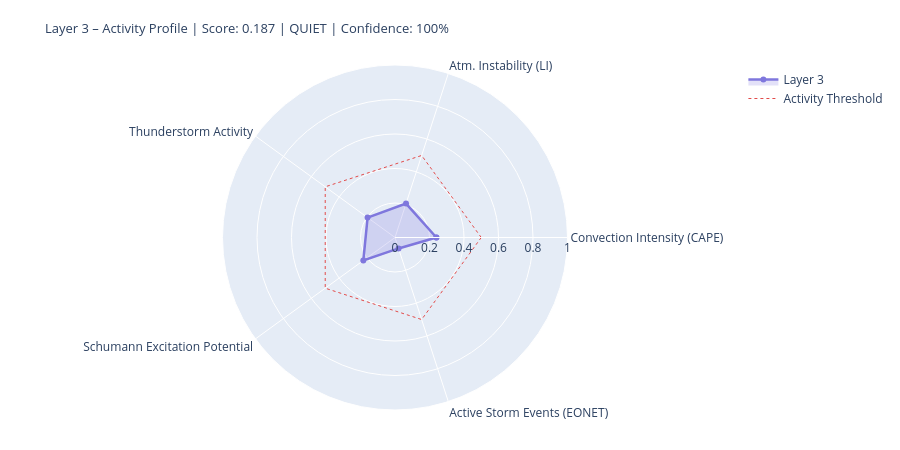

The cell this chart's notebook holds for it:
### Markdown cell above
---
## 4. State Assessment & Handoff to Layer 4/5

### Code cell
# ============================================================
# LAYER-3-SCORE
# Five dynamic components
# ============================================================

def norm(v, lo, hi):
    if v is None or (isinstance(v, float) and math.isnan(v)): return None
    return round(max(0.0, min(1.0, (v - lo) / (hi - lo))), 4)

# --- 1) Convection intensity (global CAPE mean) ---
cape_mean = df_atm['cape'].dropna().mean() if not df_atm.empty else None
conv_score = norm(cape_mean, 0, 3000)
conv_src   = 'primary' if cape_mean is not None else 'missing'

# --- 2) Atmospheric instability (LI mean) ---
li_mean   = df_atm['li'].dropna().mean() if not df_atm.empty else None
# Negative LI = unstable → higher score
instab_score = norm(-li_mean if li_mean is not None else None, -6, 6)
instab_src   = 'primary' if li_mean is not None else 'missing'

# --- 3) Thunderstorm activity (mean thunder score + WMO count) ---
thunder_mean = df_atm['thunder_score'].mean() if not df_atm.empty else None
n_thunder    = int(df_atm['thunderstorm'].sum()) if not df_atm.empty else 0
thunder_score_val = norm(
    (thunder_mean or 0) * 0.7 + n_thunder * 0.1, 0, 1.0
) if thunder_mean is not None else None
thunder_src = 'primary'

# --- 4) Schumann excitation potential (weighted Schumann contribution) ---
schumann_pot = df_atm['schumann_contribution'].mean() if not df_atm.empty else None
# Boosted by Layer-2 thunderstorm trigger
if schumann_pot is not None and l2_thunder:
    schumann_pot = min(1.0, schumann_pot * 1.2)
schumann_score = norm(schumann_pot, 0, 1.0) if schumann_pot is not None else None
schumann_src   = 'derived'

# --- 5) Storm activity (NASA EONET) ---
# Distinction: None = data not loaded, 0.0 = loaded but no events
storm_score = None
storm_src   = 'missing'
if raw.get('storms') is not None:          # API reached successfully
    storm_score = norm(len(storm_events), 0, 30) if storm_events else 0.0
    storm_src   = 'primary'

# X-Ray and Kp: context only, not in dynamic score
# (X-Ray = Layer-0/4 driver; Kp = geomagnetic index, not a lightning proxy)
xray_context = None
if raw.get('xray'):
    df_xc = pd.DataFrame(raw['xray'])
    fc = next((c for c in df_xc.columns
               if any(k in c.lower() for k in ['flux','long']) and 'time' not in c.lower()),
              df_xc.columns[1])
    df_xc[fc] = pd.to_numeric(df_xc[fc], errors='coerce')
    xray_last = df_xc[fc].dropna().iloc[-1] if not df_xc[fc].dropna().empty else None
    if xray_last:
        xray_class = ('X' if xray_last>=1e-4 else 'M' if xray_last>=1e-5
                      else 'C' if xray_last>=1e-6 else 'B')
        xray_context = {'flux': float(xray_last), 'class': xray_class}
        print(f'X-Ray context: {xray_class}-class ({xray_last:.2e} W/m²)')

# --- Aggregate ---
COMPONENTS = {
    'Convection Intensity (CAPE)':  {'score': conv_score,       'source': conv_src,    'dynamic': True},
    'Atm. Instability (LI)':         {'score': instab_score,     'source': instab_src,  'dynamic': True},
    'Thunderstorm Activity':              {'score': thunder_score_val, 'source': thunder_src, 'dynamic': True},
    'Schumann Excitation Potential':   {'score': schumann_score,   'source': schumann_src,'dynamic': True},
    'Active Storm Events (EONET)': {'score': storm_score,      'source': storm_src,   'dynamic': True},
}

available   = {k: v['score'] for k, v in COMPONENTS.items() if v['score'] is not None}
unavailable = [k for k, v in COMPONENTS.items() if v['score'] is None]
layer3_score = round(sum(available.values()) / len(available), 4) if available else None
confidence   = round(len(available) / len(COMPONENTS), 2)
level = ('unknown' if layer3_score is None
         else 'quiet'   if layer3_score < 0.3
         else 'moderate' if layer3_score < 0.6
         else 'active')
dominant_l3 = max(available, key=available.get) if available else 'none'

# --- Ausgabe ---
W = 68
print('=' * W)
print('LAYER 3 – ATMOSPHERE / WEATHER / THUNDERSTORMS – STATE ASSESSMENT')
print('=' * W)
for name, comp in COMPONENTS.items():
    s = comp['score']
    if s is not None:
        bar = '█' * int(s * 20) + '░' * (20 - int(s * 20))
        print(f'  {name:<36} {bar}  {s:.3f}  [{comp["source"]}]')
    else:
        print(f'  {name:<36} {"─" * 20}  n/a   [missing]')
print('-' * W)
print(f'  Score:        {layer3_score:.3f}  ({len(available)}/{len(COMPONENTS)} components)')
print(f'  Confidence:   {confidence:.0%}')
print(f'  Level:        {level.upper()}')
print(f'  Dominant:     {dominant_l3}')
print(f'  CAPE mean:    {cape_mean:.0f} J/kg' if cape_mean else '  CAPE mean:    n/a')
print(f'  LI mean:      {li_mean:.1f} K' if li_mean is not None else '  LI mean:      n/a')
print(f'  Thunderstorms:{n_thunder} points (WMO)  +  {len(storm_events)} NASA EONET')
print('=' * W)

# Radar
cats   = list(available.keys())
vals_r = list(available.values())
if len(cats) >= 3:
    fig = go.Figure()
    fig.add_trace(go.Scatterpolar(
        r=vals_r + [vals_r[0]], theta=cats + [cats[0]],
        fill='toself', fillcolor='rgba(127,119,221,0.22)',
        line=dict(color='#7F77DD', width=2.5), name='Layer 3'
    ))
    fig.add_trace(go.Scatterpolar(
        r=[0.5] * (len(cats)+1), theta=cats + [cats[0]],
        line=dict(color='#E24B4A', dash='dot', width=1),
        mode='lines', name='Activity Threshold'
    ))
    fig.update_layout(
        title=dict(
            text=f'Layer 3 – Activity Profile | Score: {layer3_score:.3f} | {level.upper()} | Confidence: {confidence:.0%}',
            font=dict(size=13)
        ),
        polar=dict(radialaxis=dict(visible=True, range=[0, 1])),
        height=450, showlegend=True,
        margin=dict(l=60, r=60, t=65, b=40)
    )
    fig.show()

### Figure 1 — Plotly figure (JSON) as saved in the notebook; plotly's stock layout.template omitted (floating-point values rounded to 4 significant figures)
{"data": [{"fill": "toself", "fillcolor": "rgba(127,119,221,0.22)", "line": {"color": "#7F77DD", "width": 2.5}, "name": "Layer 3", "r": [0.24, 0.2069, 0.1964, 0.227, 0.0667, 0.24], "theta": ["Convection Intensity (CAPE)", "Atm. Instability (LI)", "Thunderstorm Activity", "Schumann Excitation Potential", "Active Storm Events (EONET)", "Convection Intensity (CAPE)"], "type": "scatterpolar"}, {"line": {"color": "#E24B4A", "dash": "dot", "width": 1}, "mode": "lines", "name": "Activity Threshold", "r": [0.5, 0.5, 0.5, 0.5, 0.5, 0.5], "theta": ["Convection Intensity (CAPE)", "Atm. Instability (LI)", "Thunderstorm Activity", "Schumann Excitation Potential", "Active Storm Events (EONET)", "Convection Intensity (CAPE)"], "type": "scatterpolar"}], "layout": {"height": 450, "margin": {"b": 40, "l": 60, "r": 60, "t": 65}, "polar": {"radialaxis": {"range": [0, 1], "visible": true}}, "showlegend": true, "title": {"font": {"size": 13}, "text": "Layer 3 – Activity Profile | Score: 0.187 | QUIET | Confidence: 100%"}}}
